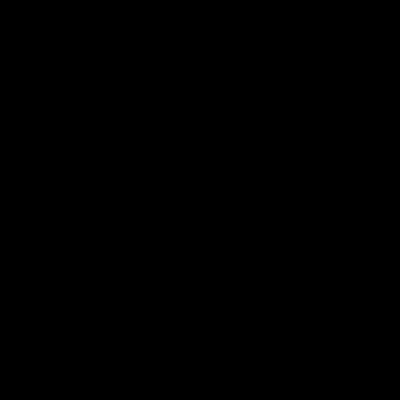
Frame 1 (no input)
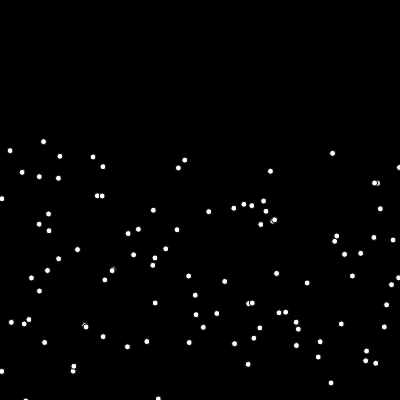
Frame 60 (no input)
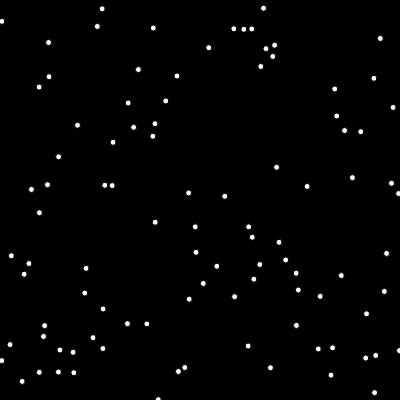
Frame 120 (the mouse pressed at the canvas centre since frame 60)

The p5.js sketch that drew these frames (run headless with seeded random() and noise() and a simulated clock; from frame 60 on, the mouse is pressed at the canvas centre):

// p5.js sketch
// ── sketch.js
var drop = [100];

function setup() {
  createCanvas(400,400);
  
  for(var i=0;i<100;i++){
     drop[i] = new rainDrops;
  }
}

function draw() {
  background(0);
  for(var i=0;i<100;i++){
    drop[i].display();  
    drop[i].fall();
  }
}
// ── rainDrops.js
class rainDrops{
  constructor(){
    this.x = random(width);
    this.y = random(-50,-10)
    this.yspeed = random(3,7);
  }
  fall(){
    this.y = this.y+this.yspeed;
  }
  display(){
    fill(255);
    ellipse(this.x,this.y,6,6);
    if(this.y>height){
      this.y = -10;
    }
  }
}
